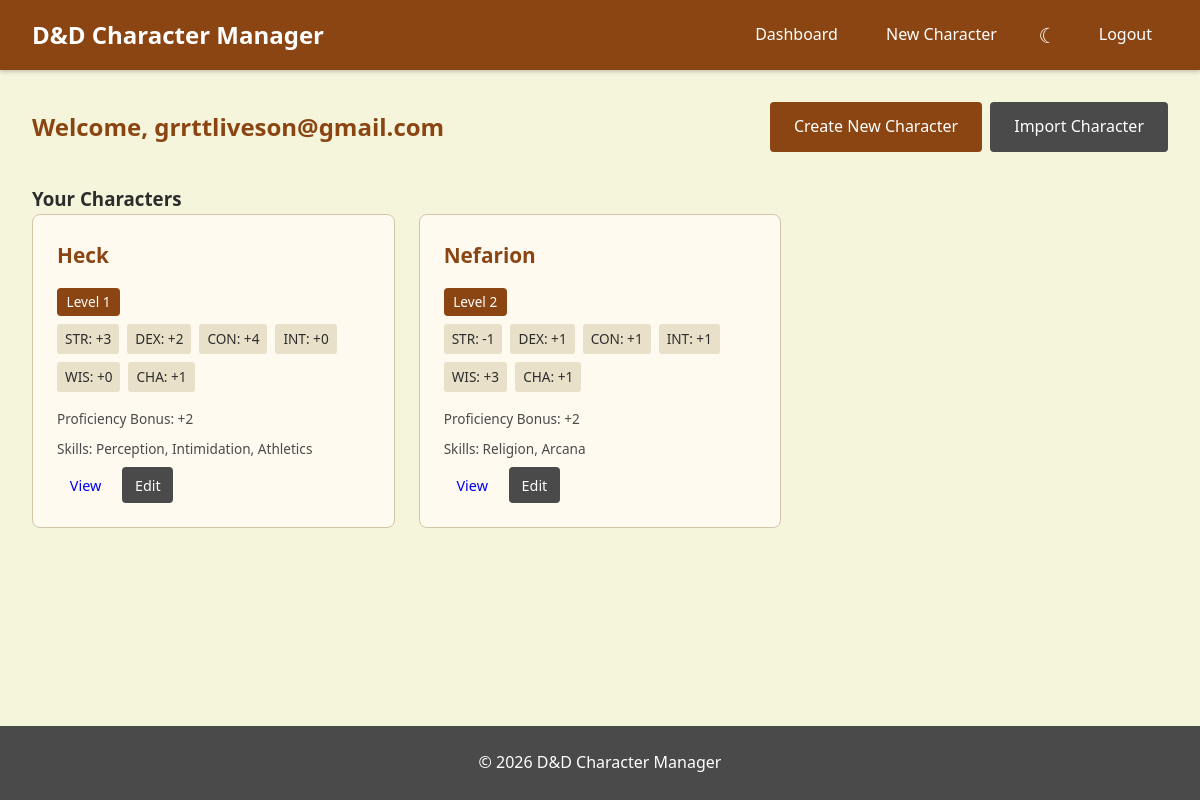
The page /dashboard (signed in) on the database its author committed.
### models.py (models this page shows, shortened)
class User(db.Model):
    id = db.Column(db.Integer, primary_key=True)
    email = db.Column(db.String(120), unique=True, nullable=False)
    password_hash = db.Column(db.String(256), nullable=False)
    characters = db.relationship('Character', backref='owner', lazy=True)

class Character(db.Model):
    id = db.Column(db.Integer, primary_key=True)
    name = db.Column(db.String(100), nullable=False)
    level = db.Column(db.Integer, nullable=False, default=1)
    strength = db.Column(db.Integer, nullable=False)
    dexterity = db.Column(db.Integer, nullable=False)
    constitution = db.Column(db.Integer, nullable=False)
    intelligence = db.Column(db.Integer, nullable=False)
    wisdom = db.Column(db.Integer, nullable=False)
    charisma = db.Column(db.Integer, nullable=False)
    user_id = db.Column(db.Integer, db.ForeignKey('user.id'), nullable=False)
    skill_proficiencies = db.relationship('SkillProficiency', backref='character', lazy=True, cascade='all, delete-orphan')
    def get_modifier(self, ability):
        score = getattr(self, ability)
        return (score - 10) // 2
    def get_proficiency_bonus(self):
        level = self.level
        if level < 5:
            return 2
        elif level < 9:
            return 3
        elif level < 13:
            return 4
        elif level < 17:
            return 5
        else:
            return 6
    def get_proficient_skills(self):
        proficiencies = SkillProficiency.query.filter_by(character_id=self.id).all()
        return {p.skill_name for p in proficiencies}

### routes.py (the view)
@routes.route('/dashboard')
def dashboard():
    if 'user_id' not in session:
        return redirect(url_for('routes.login'))
    user = User.query.get(session['user_id'])
    characters = Character.query.filter_by(user_id=session['user_id']).all()
    for character in characters:
        character.proficiency_bonus = character.get_proficiency_bonus()
        character.str_mod = character.get_modifier('strength')
        character.dex_mod = character.get_modifier('dexterity')
        character.con_mod = character.get_modifier('constitution')
        character.int_mod = character.get_modifier('intelligence')
        character.wis_mod = character.get_modifier('wisdom')
        character.cha_mod = character.get_modifier('charisma')
        character.proficient_skills = character.get_proficient_skills()
    return render_template('dashboard.html', user=user, characters=characters)

### templates/dashboard.html (shortened to what this page needs)
{% extends "base.html" %}
{% block content %}
<div class="dashboard">
    <div class="dashboard-header">
        <h2>Welcome, {{ user.email }}</h2>
        <div class="header-buttons">
            <a href="{{ url_for('routes.new_character') }}" class="btn btn-primary">Create New Character</a>
            <a href="{{ url_for('routes.import_json') }}" class="btn btn-secondary">Import Character</a>
        </div>
    </div>
    <h3>Your Characters</h3>
    {% if characters %}
        <div class="character-grid">
            {% for character in characters %}
            <div class="character-card">
                <h4>{{ character.name }}</h4>
                <span class="character-level-small">Level {{ character.level }}</span>
                <div class="character-stats-preview">
                    <span>STR: {% if character.str_mod >= 0 %}+{% endif %}{{ character.str_mod }}</span>
                    <span>DEX: {% if character.dex_mod >= 0 %}+{% endif %}{{ character.dex_mod }}</span>
                    <span>CON: {% if character.con_mod >= 0 %}+{% endif %}{{ character.con_mod }}</span>
                    <span>INT: {% if character.int_mod >= 0 %}+{% endif %}{{ character.int_mod }}</span>
                    <span>WIS: {% if character.wis_mod >= 0 %}+{% endif %}{{ character.wis_mod }}</span>
                    <span>CHA: {% if character.cha_mod >= 0 %}+{% endif %}{{ character.cha_mod }}</span>
                </div>
                <p class="prof-bonus-note">Proficiency Bonus: +{{ character.proficiency_bonus }}</p>
                {% if character.proficient_skills %}
                <p class="prof-skills-note">Skills: {{ character.proficient_skills|join(', ') }}</p>
                {% endif %}
                <div class="character-actions">
                    <a href="{{ url_for('routes.view_character', character_id=character.id) }}" class="btn btn-small">View</a>
                    <a href="{{ url_for('routes.edit_character', character_id=character.id) }}" class="btn btn-small btn-secondary">Edit</a>
                </div>
            </div>
            {% endfor %}
        </div>
    {% else %}
        <div class="empty-state">
            <p>You haven't created any characters yet.</p>
            <a href="{{ url_for('routes.new_character') }}" class="btn btn-primary">Create Your First Character</a>
        </div>
    {% endif %}
</div>
{% endblock %}

### templates/base.html (shortened to what this page needs)
<!DOCTYPE html>
<html lang="en" data-theme="{{ session.get('theme', 'light') }}">
<head>
    <link rel="stylesheet" href="{{ url_for('static', filename='style.css') }}">
</head>
<body>
    <nav>
        <div class="nav-container">
            <a href="{{ url_for('routes.index') }}" class="nav-brand">D&D Character Manager</a>
            <ul class="nav-links">
                {% if session.get('user_id') %}
                    <li><a href="{{ url_for('routes.dashboard') }}">Dashboard</a></li>
                    <li><a href="{{ url_for('routes.new_character') }}">New Character</a></li>
                {% else %}
                    <li><a href="{{ url_for('routes.login') }}">Login</a></li>
                    <li><a href="{{ url_for('routes.register') }}">Register</a></li>
                {% endif %}
                <li>
                    <a href="{{ url_for('routes.toggle_theme') }}" class="theme-toggle" title="Toggle dark mode">
                        {% if session.get('theme') == 'dark' %}
                            &#9728;
                        {% else %}
                            &#9790;
                        {% endif %}
                    </a>
                </li>
                {% if session.get('user_id') %}
                    <li><a href="{{ url_for('routes.logout') }}">Logout</a></li>
                {% endif %}
            </ul>
        </div>
    </nav>
    <main>
        {% block content %}{% endblock %}
    </main>
    <footer>
        <p>&copy; 2026 D&D Character Manager</p>
    </footer>
</body>
</html>

### static/style.css (style rules this page uses)
* { margin: 0; padding: 0; box-sizing: border-box; }
:root { --primary-color: #8b4513; --primary-hover: #6d3610; --secondary-color: #4a4a4a; --danger-color: #c0392b; --danger-hover: #a93226; --bg-color: #f5f5dc; --card-bg: #fffaf0; --text-color: #2c2c2c; --border-color: #d4c4a8; --success-color: #27ae60; --error-color: #e74c3c; --input-bg: #fff; --input-text: #2c2c2c; --stat-preview-bg: #e8e0c8; }
body { font-family: 'Segoe UI', Tahoma, Geneva, Verdana, sans-serif; background-color: var(--bg-color); color: var(--text-color); line-height: 1.6; min-height: 100vh; display: flex; flex-direction: column; }
nav { background-color: var(--primary-color); padding: 1rem 0; box-shadow: 0 2px 4px rgba(0,0,0,0.2); }
.nav-container { max-width: 1200px; margin: 0 auto; padding: 0 2rem; display: flex; justify-content: space-between; align-items: center; }
.nav-brand { color: #fff; font-size: 1.5rem; font-weight: bold; text-decoration: none; }
.nav-links { display: flex; list-style: none; gap: 1rem; align-items: center; }
.nav-links a { color: #fff; text-decoration: none; padding: 0.5rem 1rem; border-radius: 4px; transition: background-color 0.3s; }
.theme-toggle { font-size: 1.3rem; padding: 0.3rem 0.6rem !important; }
main { flex: 1; max-width: 1200px; margin: 0 auto; padding: 2rem; width: 100%; }
.btn { display: inline-block; padding: 0.75rem 1.5rem; text-decoration: none; border-radius: 4px; border: none; cursor: pointer; font-size: 1rem; transition: background-color 0.3s; }
.btn-primary { background-color: var(--primary-color); color: #fff; }
.btn-secondary { background-color: var(--secondary-color); color: #fff; }
.btn-small { padding: 0.4rem 0.8rem; font-size: 0.9rem; }
.dashboard-header { display: flex; justify-content: space-between; align-items: center; margin-bottom: 2rem; flex-wrap: wrap; gap: 1rem; }
.dashboard-header h2 { color: var(--primary-color); }
.header-buttons { display: flex; gap: 0.5rem; flex-wrap: wrap; }
.character-grid { display: grid; grid-template-columns: repeat(auto-fill, minmax(280px, 1fr)); gap: 1.5rem; }
.character-card { background-color: var(--card-bg); padding: 1.5rem; border-radius: 8px; border: 1px solid var(--border-color); }
.character-card h4 { color: var(--primary-color); font-size: 1.3rem; margin-bottom: 1rem; }
.character-stats-preview { display: flex; flex-wrap: wrap; gap: 0.5rem; margin-bottom: 1rem; font-size: 0.85rem; }
.character-stats-preview span { background-color: var(--stat-preview-bg); padding: 0.25rem 0.5rem; border-radius: 3px; }
.character-actions { display: flex; gap: 0.5rem; }
.character-level-small { display: inline-block; background-color: var(--primary-color); color: #fff; padding: 0.2rem 0.6rem; border-radius: 4px; font-size: 0.85rem; margin-bottom: 0.5rem; }
.prof-bonus-note { font-size: 0.85rem; color: var(--secondary-color); margin-bottom: 0.5rem; }
.prof-skills-note { font-size: 0.85rem; color: var(--secondary-color); margin-bottom: 0.5rem; }
footer { background-color: var(--secondary-color); color: #fff; text-align: center; padding: 1.5rem; margin-top: auto; }

### rows shown on the page
User: email "grrttliveson@gmail.com"
Character: name "Heck", level "1", str_mod "3", dex_mod "2", con_mod "4", int_mod "0", wis_mod "0", cha_mod "1", proficiency_bonus "2", proficient_skills "Perception, Intimidation, Athletics"
Character: name "Nefarion", level "2", str_mod "-1", dex_mod "1", con_mod "1", int_mod "1", wis_mod "3", cha_mod "1", proficiency_bonus "2", proficient_skills "Religion, Arcana"
